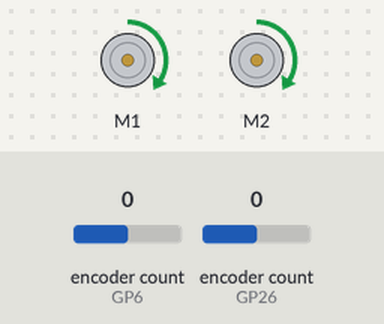
A program run on a simulated Raspberry Pi Pico running CircuitPython. Shown: 2 × DC motor (green arrow = forward, orange = backward, longer = faster). Inputs (shaded band) come from the test bench; at power-on: encoder count (sensors on GP6, GP26) 0. What the program prints to the serial console is not drawn.

Above: at 1.2 s.
1.3 s: encoder count (sensor on GP6) set to 4
Timing chart, 0 to 4.3 s (numbered marks = the images above; inputs shaded):
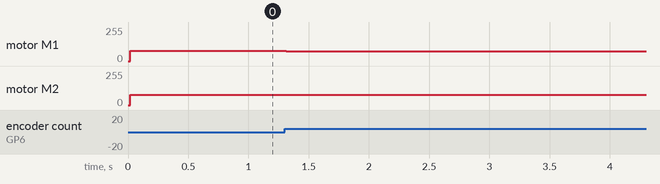

The program:

WHYNOWORK.py
```python
import board
import time
from math import pi

import digitalio
import rotaryio
import pwmio
import adafruit_motor.motor as motor

""" Constants """

ENCODER_TICKS_PER_REVOLUTION = 217
WHEELBASE_DIAMETER = 78.0 # mm
WHEEL_DIAMETER = 34.0 # mm

""" Peripherals """


# encoders
lenc = rotaryio.IncrementalEncoder(board.GP6, board.GP7)
renc = rotaryio.IncrementalEncoder(board.GP26, board.GP27)

# motors
lmot = motor.DCMotor(
    pwmio.PWMOut(board.GP16, frequency=20000),
    pwmio.PWMOut(board.GP17, frequency=20000)
)
rmot = motor.DCMotor(
    pwmio.PWMOut(board.GP15, frequency=20000),
    pwmio.PWMOut(board.GP14, frequency=20000)
)
lmot.decay_mode = motor.SLOW_DECAY
rmot.decay_mode = motor.SLOW_DECAY

""" Main """

def constrain(val, min_val, max_val):
    return min(max_val, max(val, min_val))

if __name__ == "__main__":
    MM_PER_TICK = pi * WHEEL_DIAMETER / ENCODER_TICKS_PER_REVOLUTION

    while True:
        left_dist  = lenc.position * MM_PER_TICK
        right_dist = renc.position * MM_PER_TICK

        dist  = (left_dist + right_dist) / 2
        theta = (right_dist - left_dist) / WHEELBASE_DIAMETER

        # angular P control
        Kp_ang = 0.1
        theta_target = 0

        e_ang = theta_target - theta
        u_ang = Kp_ang * e_ang

        # linear P control
        Kp_lin = 0.01
        dist_target = 200

        e_lin = dist_target - dist
        u_lin = constrain(Kp_lin * e_lin, -0.3, 0.3) # 0.9 is a bit too fast

        # combine
        lmot.throttle = constrain(u_lin - u_ang, -1, 1)
        rmot.throttle = constrain(u_lin + u_ang, -1, 1)

        print(e_ang, e_lin)

        time.sleep(0.05)
```

Measured:
- after the input at 1.3 s, motor M1: forward 76/255 → forward 75/255 at once; motor M2: forward 76/255 → forward 77/255 at once
